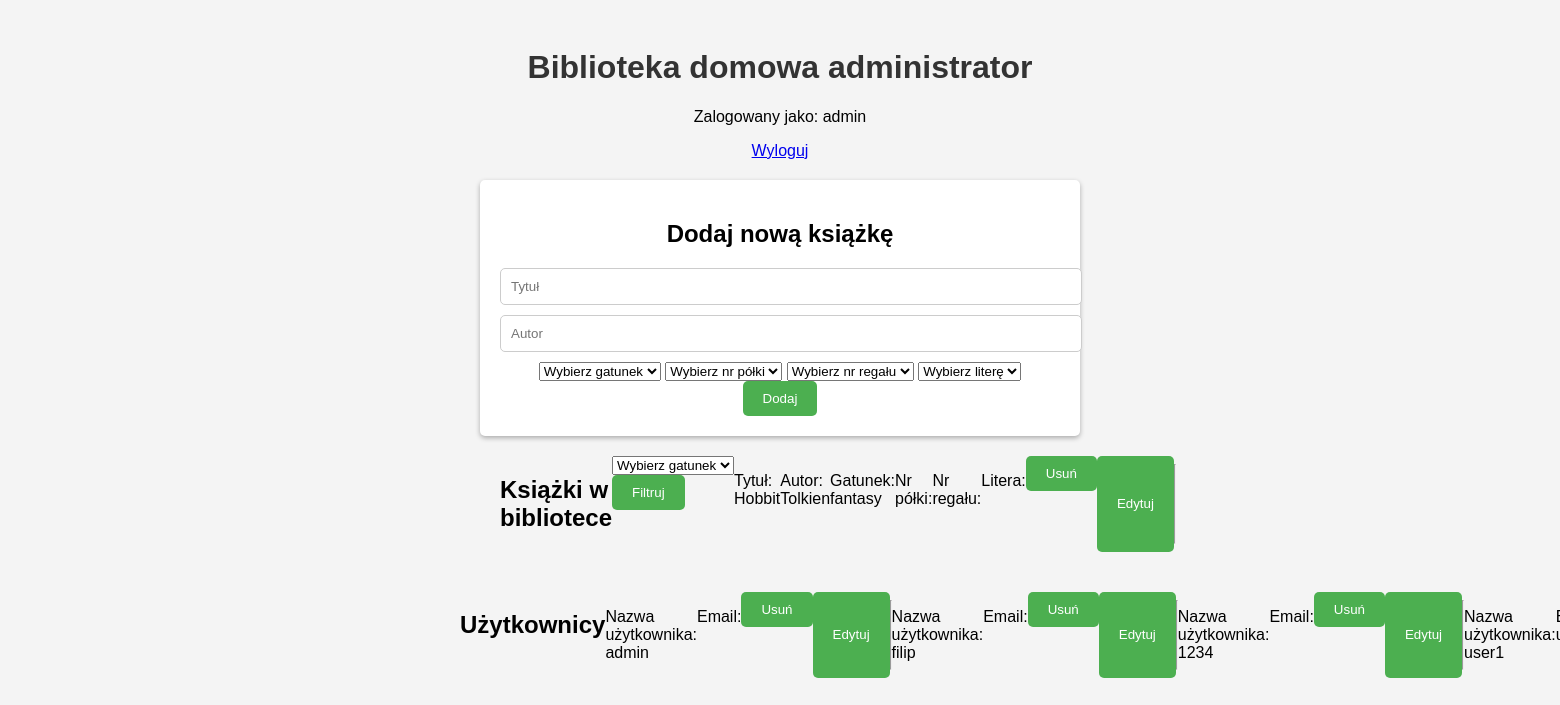
Before: /library_admin.php?category=fantasy (signed in) with the older database file.
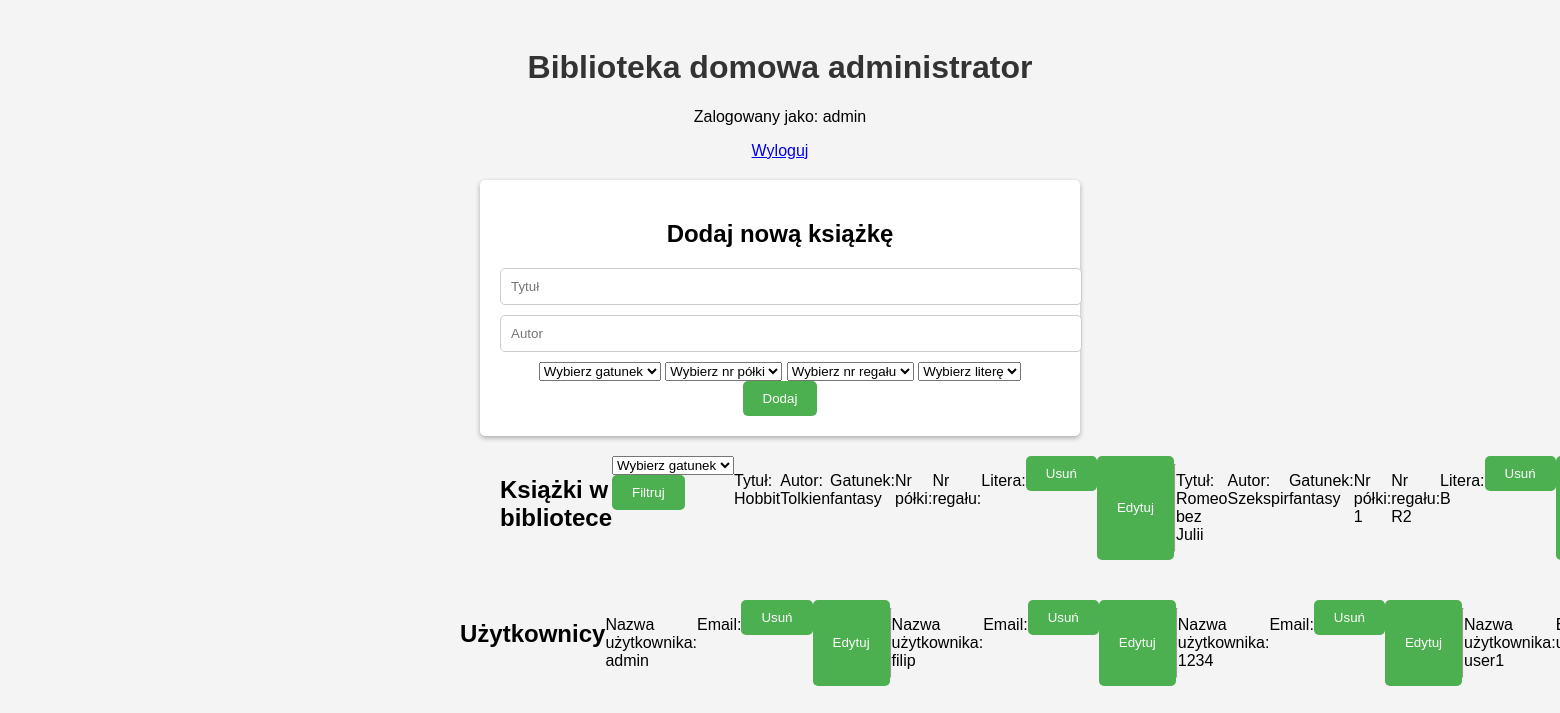
After: the same page with the newer database file.
### tables this page shows
CREATE TABLE `books` (
  `id` int(11) NOT NULL,
  `title` varchar(255) NOT NULL,
  `author` varchar(255) NOT NULL,
  `category` varchar(20) NOT NULL,
  `nr_polki` varchar(100) NOT NULL,
  `nr_regal` varchar(10) NOT NULL,
  `alphabet` varchar(5) NOT NULL
);

CREATE TABLE `users` (
  `id` int(11) NOT NULL,
  `username` varchar(255) NOT NULL,
  `email` varchar(60) NOT NULL,
  `password` varchar(255) NOT NULL,
  `role_id` tinyint(4) NOT NULL DEFAULT 1
);

### library_admin.php (the view, shortened to what the changed rows need)
<?php
$conn = new mysqli("localhost", "root", "", "library");
$sql = "SELECT * FROM books";
if (isset($_GET["category"])) {
    $selectedCategory = $_GET["category"];
    $sql .= " WHERE category='$selectedCategory'";
}
$result = $conn->query($sql);
$booksList = "";
if ($result->num_rows > 0) {
    while ($row = $result->fetch_assoc()) {
        $booksList .= "<p>Tytuł: " . $row["title"] . "</p>";
        $booksList .= "<p>Autor: " . $row["author"] . "</p>";
        $booksList .= "<p>Gatunek: " . $row["category"] . "</p>";
        $booksList .= "<p>Nr półki: " . $row["nr_polki"] . "</p>";
        $booksList .= "<p>Nr regału: " . $row["nr_regal"] . "</p>";
        $booksList .= "<p>Litera: " . $row["alphabet"] . "</p>";
        $booksList .= "<form action='library_admin.php' method='GET'>";
        $booksList .= "<input type='hidden' name='delete' value='" . $row["id"] . "'>";
        $booksList .= "<button type='submit' name='delete' >Usuń</button>";
        $booksList .= "</form>";
        $booksList .= "<button onclick='showEditForm(" . $row["id"] . ")'>Edytuj</button>";
        $booksList .= "<div id='edit-form-" . $row["id"] . "' style='display: none;'>";
        $booksList .= "<form action='library_admin.php' method='POST'>";
        $booksList .= "<input type='hidden' name='book-id' value='" . $row["id"] . "'>";
        $booksList .= "<input type='text' name='new-author' placeholder='Nowy autor'>";
        $booksList .= "<input type='text' name='new-title' placeholder='Nowy tytuł'>";
        $booksList .= "<select name='new-category'>";
        $booksList .= "<option value='' disabled selected>Wybierz gatunek</option>";
        $booksList .= "<option value='fantasy'>Fantasy</option>";
        $booksList .= "<option value='horror'>Horror</option>";
        $booksList .= "<option value='sci-fi'>Sci-fi</option>";
        $booksList .= "<option value='comedy'>Komedia</option>";
        $booksList .= "<option value='documentary'>Dokument</option>";
        $booksList .= "</select>";
        $booksList .= "<select name='new-nr_polki'>";
        $booksList .= "<option value='' disabled selected>Wybierz nr półki</option>";
        $booksList .= "<option value='1'>1</option>";
        $booksList .= "<option value='2'>2</option>";
        $booksList .= "<option value='3'>3</option>";
        $booksList .= "<option value='4'>4</option>";
        $booksList .= "<option value='5'>5</option>";
        $booksList .= "</select>";
        $booksList .= "<select name='new-nr_regal'>";
        $booksList .= "<option value='' disabled selected>Wybierz nr regału</option>";
        $booksList .= "<option value='R1'>R1</option>";
        $booksList .= "<option value='R2'>R2</option>";
        $booksList .= "<option value='R3'>R3</option>";
        $booksList .= "<option value='R4'>R4</option>";
        $booksList .= "<option value='R5'>R5</option>";
        $booksList .= "</select>";
        $booksList .= "<select name='new-alphabet'>";
        $booksList .= "<option value='' disabled selected>Wybierz litere</option>";
        $booksList .= "<option value='A'>A</option>";
        $booksList .= "<option value='B'>B</option>";
        $booksList .= "<option value='C'>C</option>";
        $booksList .= "<option value='D'>D</option>";
        $booksList .= "<option value='E'>E</option>";
        $booksList .= "</select>";
        $booksList .= "<button type='submit' name='edit'>Zapisz</button>";
        $booksList .= "</form>";
        $booksList .= "</div>";
        $booksList .= "<hr>";
    }
} else {
    $booksList = "Brak książek w bibliotece.";
}
$sql = "SELECT * FROM users";
$result = $conn->query($sql);
$usersList = "";
if ($result->num_rows > 0) {
    while ($row = $result->fetch_assoc()) {
        $usersList .= "<p>Nazwa użytkownika: " . $row["username"] . "</p>";
        $usersList .= "<p>Email: " . $row["email"] . "</p>";
        $usersList .= "<form action='library_admin.php?user_id=$row[id]' method='POST'>";
        $usersList .= "<input type='hidden' value='" . $row["id"] . "'>";
        $usersList .= "<button type='submit' name='delete-user' >Usuń</button>";
        $usersList .= "</form>";
        $usersList .= "<button onclick='showEditForm(" . $row["id"] . ")' name='edit-user1'>Edytuj</button>";
        $usersList .= "<div id='edit-form-" . $row["id"] . "' style='display: none;'>";
        $usersList .= "<form action='library_admin.php' method='POST'>";
        $usersList .= "<input type='hidden' name='user_id' value='" . $row["id"] . "'>";
        $usersList .= "<input type='text' name='new-username' placeholder='Nowy username'>";
        $usersList .= "<input type='text' name='new-email' placeholder='Nowy email'>";
        $usersList .= "<button type='submit' name='edit-user2'>Zapisz</button>";
        $usersList .= "</form>";
        $usersList .= "</div>";
        $usersList .= "<hr>";
    }
} else {
    $usersList = "Brak książek w bibliotece.";
}
?>
<!DOCTYPE html>
<html>
<head>
    <link rel="stylesheet" type="text/css" href="style.css">
</head>
<body>
    <div class="container">
        <h1>Biblioteka domowa administrator</h1>
        <div class="form-container">
            <h2>Dodaj nową książkę</h2>
        </div>
        <div class="admin-container" style="float:left";>
            <h2>Książki w bibliotece</h2>
            <form action="library_admin.php" method="GET">
                <select name="category">
                </select>
                <button type="submit">Filtruj</button>
            </form>
            <?php echo $booksList; ?>
        </div>
        <div class="admin-container" style="float: right";>
            <h2>Użytkownicy</h2>
            <?php echo $usersList; ?>
    </div>
</body>
</html>

Changed rows visible on the page:
now on this page (row edited): books: title "Romeo bez Julii", author "Szekspir", category "fantasy", nr_polki "1", nr_regal "R2", alphabet "B"
